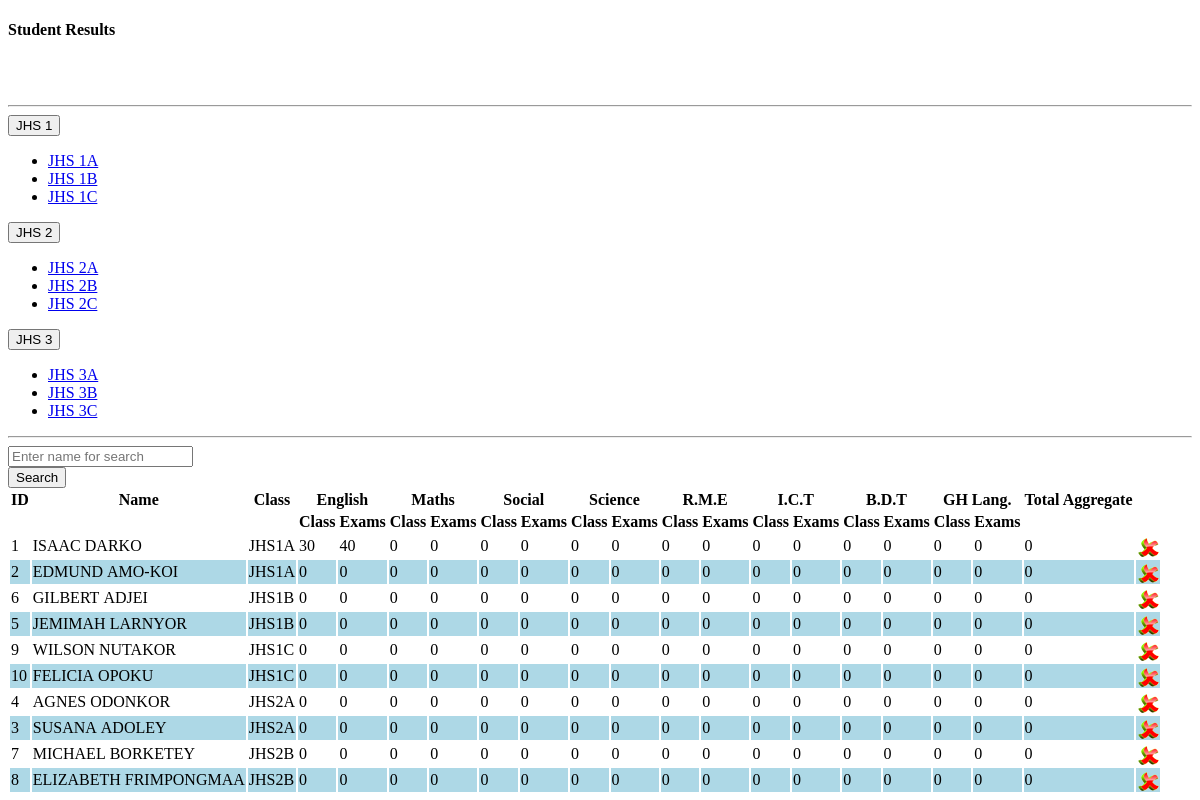
Screenshot of /View_Scores.php with the database file from the repository.
### tables this page shows
CREATE TABLE `school_full_class` (
  `id` int(100) NOT NULL AUTO_INCREMENT,
  `class_name` varchar(50) NOT NULL,
  `view_class_name` varchar(50) NOT NULL,
  `timestamp` timestamp NOT NULL DEFAULT CURRENT_TIMESTAMP,
  PRIMARY KEY (`id`)
);

CREATE TABLE `class_holders` (
  `id` int(100) NOT NULL AUTO_INCREMENT,
  `class_name` varchar(50) NOT NULL,
  `view_class_name` varchar(50) NOT NULL,
  `timestamp` timestamp NOT NULL DEFAULT CURRENT_TIMESTAMP,
  PRIMARY KEY (`id`)
);

CREATE TABLE `stu_tbl_2018` (
  `stu_id` int(10) unsigned NOT NULL AUTO_INCREMENT,
  `f_name` varchar(50) NOT NULL,
  `l_name` varchar(50) NOT NULL,
  `gender` char(10) NOT NULL,
  `dob` date NOT NULL,
  `address` varchar(100) NOT NULL,
  `phone` varchar(50) NOT NULL,
  `email` varchar(70) NOT NULL,
  `student_class` varchar(12) NOT NULL,
  `sub_english_grade` int(10) NOT NULL DEFAULT '0',
  `sub_english_exams` int(10) NOT NULL DEFAULT '0',
  `sub_english_total` int(10) NOT NULL DEFAULT '0',
  `sub_maths_grade` int(10) NOT NULL DEFAULT '0',
  `sub_maths_exams` int(10) NOT NULL DEFAULT '0',
  `sub_maths_total` int(10) NOT NULL DEFAULT '0',
  `sub_science_grade` int(10) NOT NULL DEFAULT '0',
  `sub_science_exams` int(10) NOT NULL DEFAULT '0',
  `sub_science_total` int(10) NOT NULL DEFAULT '0',
  `sub_social_grade` int(10) NOT NULL DEFAULT '0',
  `sub_social_exams` int(10) NOT NULL DEFAULT '0',
  `sub_social_total` int(10) NOT NULL DEFAULT '0',
  `sub_rme_grade` int(10) NOT NULL DEFAULT '0',
  `sub_rme_exams` int(10) NOT NULL DEFAULT '0',
  `sub_rme_total` int(10) NOT NULL DEFAULT '0',
  `sub_ict_grade` int(10) NOT NULL DEFAULT '0',
  `sub_ict_exams` int(10) NOT NULL DEFAULT '0',
  `sub_ict_total` int(10) NOT NULL DEFAULT '0',
  `sub_bdt_grade` int(10) NOT NULL DEFAULT '0',
  `sub_bdt_exams` int(10) NOT NULL DEFAULT '0',
  `sub_bdt_total` int(10) NOT NULL DEFAULT '0',
  `sub_gh_lang_grade` int(10) NOT NULL DEFAULT '0',
  `sub_gh_lang_exams` int(10) NOT NULL DEFAULT '0',
  `sub_gh_lang_total` int(10) NOT NULL DEFAULT '0',
  `english_grade` int(11) NOT NULL DEFAULT '0',
  `maths_grade` int(11) NOT NULL DEFAULT '0',
  `social_grade` int(11) NOT NULL DEFAULT '0',
  `science_grade` int(11) NOT NULL DEFAULT '0',
  `rme_grade` int(11) NOT NULL DEFAULT '0',
  `bdt_grade` int(11) NOT NULL DEFAULT '0',
  `ict_grade` int(11) NOT NULL DEFAULT '0',
  `gh_lang_grade` int(11) NOT NULL DEFAULT '0',
  `total` int(11) NOT NULL DEFAULT '0',
  `stu_conduct` varchar(100) NOT NULL,
  `stu_intrest` varchar(100) NOT NULL,
  `stu_attitude` varchar(100) NOT NULL,
  `teachers_remarks` varchar(100) NOT NULL,
  `attendance` varchar(10) NOT NULL,
  `promotion` varchar(10) NOT NULL,
  PRIMARY KEY (`stu_id`)
);

### View_Scores.php (the view, shortened to what this page needs)
<!DOCTYPE html PUBLIC "-//W3C//DTD XHTML 1.0 Transitional//EN" "http://www.w3.org/TR/xhtml1/DTD/xhtml1-transitional.dtd">
<html xmlns="http://www.w3.org/1999/xhtml">
<head>
<link rel="stylesheet" type="text/css" href="css/style_view.css" />
</head>
<body>
<div class="col-md-12  view-form-style">
    <div class="col-md-12 entry-head margin-20b">
        <h4 class="left">Student Results</h4>
        <br><br>
        <hr>
        <form method="post">
        <div class="container">
        <?php
            $get_classes_ini = mysqli_query($my_connection_string,"SELECT * FROM `school_full_class`");
            while ($get_classes_items = mysqli_fetch_array($get_classes_ini)) {
                 $get_item_class_name = $get_classes_items['class_name'];
                 $get_item_view_class_name = $get_classes_items['view_class_name'];
        ?>
        <div class="dropdown btn-group" style="margin: 0px 10px 10px 0px">
            <button class="btn btn-primary dropdown-toggle" type="button" id="dropdownMenuButton" data-toggle="dropdown"> <?php  echo $get_item_view_class_name;  ?> <span class="caret"></span></button>
            <ul class="dropdown-menu">
            <?php
                $get_individual_class_ini = mysqli_query($my_connection_string,"SELECT * FROM `class_holders` WHERE `class_name` LIKE '%$get_item_class_name%'");
            while ($get_individual_class_items = mysqli_fetch_array($get_individual_class_ini)) {
                 $get_individual_class_name = $get_individual_class_items['class_name'];
                 $get_individual_view_class_name = $get_individual_class_items['view_class_name'];    ?>
                <li><a class="dropdown-item" href="everyone.php?tag=view_scores&view_class=<?php echo $get_individual_class_name;?>" name="link"><?php  echo $get_individual_view_class_name; ?></a></li>
                <?php   }   ?>
            </ul>
        </div>
        <?php  }  ?>
    </div>
    </form>
        <hr>
    </div>
    <form role="form" data-toggle="validator" method="post" class="form-horizontal">
        <div class="form-group">
            <div class="col-md-9 col-md-offset-1   col-xs-9 col-sm-10">
                <input type="text" class="form-control" name="searchtxt" Placeholder="Enter name for search" autocomplete="off"/></div>
            <input type="submit" name="btnsearch" value="Search" class="btn btn-info"/>
        </div>
    </form>
<div class="table-responsive">
    <table class="table table-bordered">
         <thead>
                                    <tr>
                                        <th>ID</th>
                                        <th>Name</th>
                                        <th>Class</th>
                                        <th colspan="2" style="text-align: center;">English</th>
                                        <th colspan="2" style="text-align: center;">Maths</th>
                                        <th colspan="2" style="text-align: center;">Social</th>
                                        <th colspan="2" style="text-align: center;">Science</th>
                                        <th colspan="2" style="text-align: center;">R.M.E</th>
                                        <th colspan="2" style="text-align: center;">I.C.T</th>
                                        <th colspan="2" style="text-align: center;">B.D.T</th>
                                        <th colspan="2" style="text-align: center;">GH Lang.</th>
                                        <th>Total Aggregate</th>
                                        <th></th>
                                    </tr>
                                    <tr>
                                        <th>&nbsp;</th>
                                        <th>&nbsp;</th>
                                        <th>&nbsp;</th>
                                        <th>Class</th>
                                        <th>Exams</th>
                                        <th>Class</th>
                                        <th>Exams</th>
                                        <th>Class</th>
                                        <th>Exams</th>
                                        <th>Class</th>
                                        <th>Exams</th>
                                        <th>Class</th>
                                        <th>Exams</th>
                                        <th>Class</th>
                                        <th>Exams</th>
                                        <th>Class</th>
                                        <th>Exams</th>
                                        <th>Class</th>
                                        <th>Exams</th>
                                        <th>&nbsp;</th>
                                    </tr>
                                    </thead>
        <?php
        if (!isset($_GET['view_class'])) {
            $sql_sel=mysqli_query($my_connection_string,"SELECT `stu_id`,`f_name`,`l_name`,`gender`,`student_class`,`sub_english_grade`,`sub_english_exams`,`sub_maths_grade`,`sub_maths_exams`,`sub_social_grade`,`sub_social_exams`,`sub_science_grade`,`sub_science_exams`,`sub_rme_grade`,`sub_rme_exams`,`sub_ict_grade`,`sub_ict_exams`,`sub_bdt_grade`,`sub_bdt_exams`,`sub_gh_lang_grade`,`sub_gh_lang_exams`,`total` FROM `stu_tbl_2018` ORDER BY `student_class`");
         }
    $i=0;
    while($row=mysqli_fetch_array($sql_sel)){
    $i++;
    $color=($i%2==0)?"lightblue":"white";
    ?>
      <tr bgcolor="<?php echo $color?>">
            <td><?php echo $row['stu_id'];?></td>
            <td><?php echo $row['f_name']."&nbsp;".$row['l_name'];?></td>
            <td><?php echo strtoupper($row['student_class']);?></td>
            <td><?php echo $row['sub_english_grade'];?></td>
            <td><?php echo $row['sub_english_exams'];?></td>
            <td><?php echo $row['sub_maths_grade'];?></td>
            <td><?php echo $row['sub_maths_exams'];?></td>
            <td><?php echo $row['sub_social_grade'];?></td>
            <td><?php echo $row['sub_social_exams'];?></td>
            <td><?php echo $row['sub_science_grade'];?></td>
            <td><?php echo $row['sub_science_exams'];?></td>
            <td><?php echo $row['sub_rme_grade'];?></td>
            <td><?php echo $row['sub_rme_exams'];?></td>
            <td><?php echo $row['sub_ict_grade'];?></td>
            <td><?php echo $row['sub_ict_exams'];?></td>
            <td><?php echo $row['sub_bdt_grade'];?></td>
            <td><?php echo $row['sub_bdt_exams'];?></td>
            <td><?php echo $row['sub_gh_lang_grade'];?></td>
            <td><?php echo $row['sub_gh_lang_exams'];?></td>
            <td><?php echo $row['total'];?></td>
            <td align="center"><a href="?tag=view_scores&opr=del&rs_id=<?php echo $row['stu_id'];?>"><img src="picture/delete.png" /></a></td>
        </tr>
    <?php
    }
    ?>
    </table>
</div>
</body>
</html>

### rows the page displays
school_full_class: view_class_name "JHS 1"
class_holders: view_class_name "JHS 1A"
class_holders: view_class_name "JHS 1B"
class_holders: view_class_name "JHS 1C"
school_full_class: view_class_name "JHS 2"
class_holders: view_class_name "JHS 2A"
class_holders: view_class_name "JHS 2B"
class_holders: view_class_name "JHS 2C"
school_full_class: view_class_name "JHS 3"
class_holders: view_class_name "JHS 3A"
class_holders: view_class_name "JHS 3B"
class_holders: view_class_name "JHS 3C"
stu_tbl_2018: stu_id "1", f_name "ISAAC", l_name "DARKO", student_class "JHS1A", sub_english_grade "30", sub_english_exams "40", sub_maths_grade "0", sub_maths_exams "0", sub_social_grade "0", sub_social_exams "0", sub_science_grade "0", sub_science_exams "0", sub_rme_grade "0", sub_rme_exams "0", sub_ict_grade "0", sub_ict_exams "0", sub_bdt_grade "0", sub_bdt_exams "0", sub_gh_lang_grade "0", sub_gh_lang_exams "0", total "0"
stu_tbl_2018: stu_id "2", f_name "EDMUND", l_name "AMO-KOI", student_class "JHS1A", sub_english_grade "0", sub_english_exams "0", sub_maths_grade "0", sub_maths_exams "0", sub_social_grade "0", sub_social_exams "0", sub_science_grade "0", sub_science_exams "0", sub_rme_grade "0", sub_rme_exams "0", sub_ict_grade "0", sub_ict_exams "0", sub_bdt_grade "0", sub_bdt_exams "0", sub_gh_lang_grade "0", sub_gh_lang_exams "0", total "0"
stu_tbl_2018: stu_id "6", f_name "GILBERT", l_name "ADJEI", student_class "JHS1B", sub_english_grade "0", sub_english_exams "0", sub_maths_grade "0", sub_maths_exams "0", sub_social_grade "0", sub_social_exams "0", sub_science_grade "0", sub_science_exams "0", sub_rme_grade "0", sub_rme_exams "0", sub_ict_grade "0", sub_ict_exams "0", sub_bdt_grade "0", sub_bdt_exams "0", sub_gh_lang_grade "0", sub_gh_lang_exams "0", total "0"
stu_tbl_2018: stu_id "5", f_name "JEMIMAH", l_name "LARNYOR", student_class "JHS1B", sub_english_grade "0", sub_english_exams "0", sub_maths_grade "0", sub_maths_exams "0", sub_social_grade "0", sub_social_exams "0", sub_science_grade "0", sub_science_exams "0", sub_rme_grade "0", sub_rme_exams "0", sub_ict_grade "0", sub_ict_exams "0", sub_bdt_grade "0", sub_bdt_exams "0", sub_gh_lang_grade "0", sub_gh_lang_exams "0", total "0"
stu_tbl_2018: stu_id "9", f_name "WILSON", l_name "NUTAKOR", student_class "JHS1C", sub_english_grade "0", sub_english_exams "0", sub_maths_grade "0", sub_maths_exams "0", sub_social_grade "0", sub_social_exams "0", sub_science_grade "0", sub_science_exams "0", sub_rme_grade "0", sub_rme_exams "0", sub_ict_grade "0", sub_ict_exams "0", sub_bdt_grade "0", sub_bdt_exams "0", sub_gh_lang_grade "0", sub_gh_lang_exams "0", total "0"
stu_tbl_2018: stu_id "10", f_name "FELICIA", l_name "OPOKU", student_class "JHS1C", sub_english_grade "0", sub_english_exams "0", sub_maths_grade "0", sub_maths_exams "0", sub_social_grade "0", sub_social_exams "0", sub_science_grade "0", sub_science_exams "0", sub_rme_grade "0", sub_rme_exams "0", sub_ict_grade "0", sub_ict_exams "0", sub_bdt_grade "0", sub_bdt_exams "0", sub_gh_lang_grade "0", sub_gh_lang_exams "0", total "0"
stu_tbl_2018: stu_id "4", f_name "AGNES", l_name "ODONKOR", student_class "JHS2A", sub_english_grade "0", sub_english_exams "0", sub_maths_grade "0", sub_maths_exams "0", sub_social_grade "0", sub_social_exams "0", sub_science_grade "0", sub_science_exams "0", sub_rme_grade "0", sub_rme_exams "0", sub_ict_grade "0", sub_ict_exams "0", sub_bdt_grade "0", sub_bdt_exams "0", sub_gh_lang_grade "0", sub_gh_lang_exams "0", total "0"
stu_tbl_2018: stu_id "3", f_name "SUSANA", l_name "ADOLEY", student_class "JHS2A", sub_english_grade "0", sub_english_exams "0", sub_maths_grade "0", sub_maths_exams "0", sub_social_grade "0", sub_social_exams "0", sub_science_grade "0", sub_science_exams "0", sub_rme_grade "0", sub_rme_exams "0", sub_ict_grade "0", sub_ict_exams "0", sub_bdt_grade "0", sub_bdt_exams "0", sub_gh_lang_grade "0", sub_gh_lang_exams "0", total "0"
stu_tbl_2018: stu_id "7", f_name "MICHAEL", l_name "BORKETEY", student_class "JHS2B", sub_english_grade "0", sub_english_exams "0", sub_maths_grade "0", sub_maths_exams "0", sub_social_grade "0", sub_social_exams "0", sub_science_grade "0", sub_science_exams "0", sub_rme_grade "0", sub_rme_exams "0", sub_ict_grade "0", sub_ict_exams "0", sub_bdt_grade "0", sub_bdt_exams "0", sub_gh_lang_grade "0", sub_gh_lang_exams "0", total "0"
stu_tbl_2018: stu_id "8", f_name "ELIZABETH", l_name "FRIMPONGMAA", student_class "JHS2B", sub_english_grade "0", sub_english_exams "0", sub_maths_grade "0", sub_maths_exams "0", sub_social_grade "0", sub_social_exams "0", sub_science_grade "0", sub_science_exams "0", sub_rme_grade "0", sub_rme_exams "0", sub_ict_grade "0", sub_ict_exams "0", sub_bdt_grade "0", sub_bdt_exams "0", sub_gh_lang_grade "0", sub_gh_lang_exams "0", total "0"
